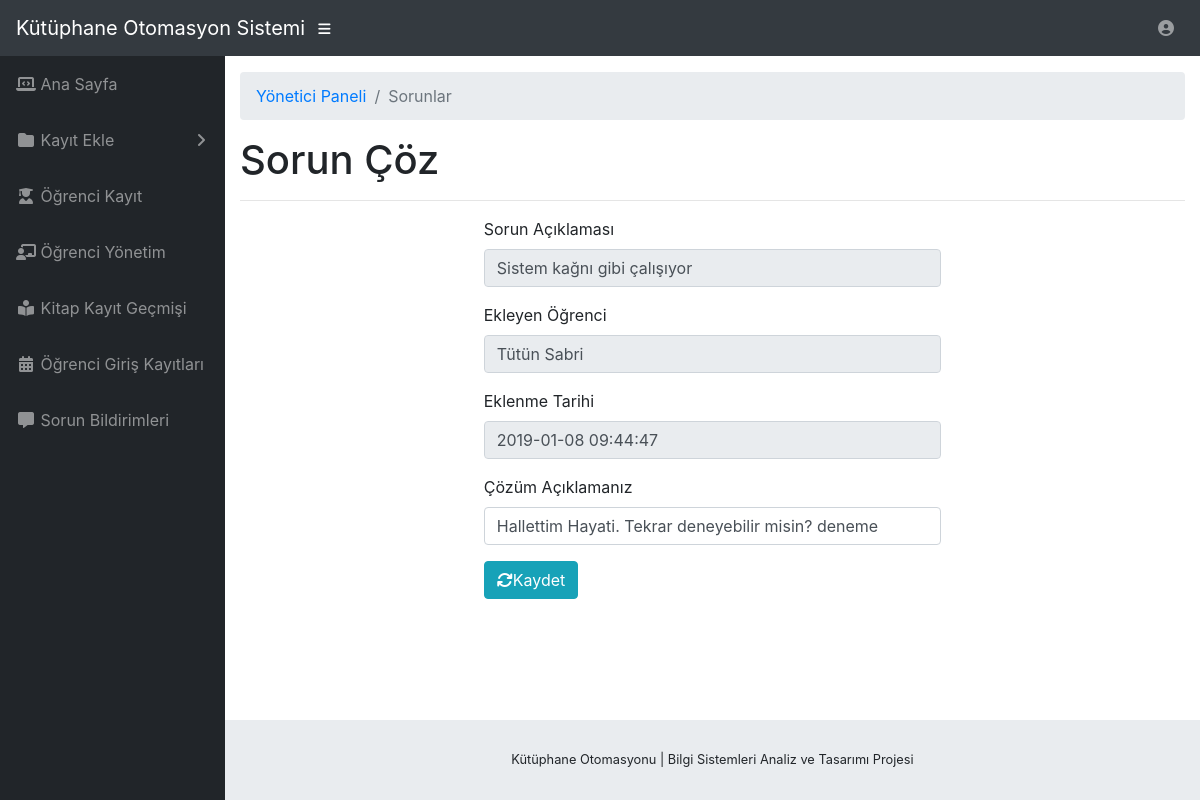
Screenshot of /yonetici/soruncoz.php?id=1 (signed in) with the database file from the repository.
### tables this page shows
CREATE TABLE `sorunlar` (
  `id` int(11) NOT NULL,
  `ogrenciNo` varchar(255) NOT NULL,
  `sorun` text NOT NULL,
  `durum` tinyint(1) NOT NULL,
  `eklemeTarihi` timestamp NOT NULL DEFAULT CURRENT_TIMESTAMP
);

CREATE TABLE `ogrenciler` (
  `ogrenciNo` varchar(255) NOT NULL,
  `parola` varchar(255) NOT NULL,
  `ogrenciAdi` varchar(255) NOT NULL,
  `pinKodu` varchar(255) NOT NULL,
  `akts` decimal(10,2) NOT NULL,
  `olusturmaTarihi` timestamp NOT NULL DEFAULT CURRENT_TIMESTAMP,
  `guncellemeTarihi` varchar(255) NOT NULL
);

CREATE TABLE `soruncozumleri` (
  `id` int(11) NOT NULL,
  `sorunid` int(11) NOT NULL,
  `yoneticiid` int(11) NOT NULL,
  `cozumaciklamasi` text NOT NULL,
  `eklemeTarihi` timestamp NOT NULL DEFAULT CURRENT_TIMESTAMP
);

### yonetici/soruncoz.php (the view, shortened to what this page needs)
<?php
include('gereksinim/baglanti.php');
if(strlen($_SESSION['alogin'])==0)
    {
header('location:index.php');
}
else{
$sorunid=intval($_GET['id']);
?>
<!DOCTYPE html>
<html lang="en">
  <head>
    <link href="../../vendor/bootstrap/css/bootstrap.min.css" rel="stylesheet">
    <link href="../../vendor/fontawesome-free/css/all.min.css" rel="stylesheet" type="text/css">
    <link href="../../vendor/datatables/dataTables.bootstrap4.css" rel="stylesheet">
    <link href="../css/sb-admin.css" rel="stylesheet">
  </head>
  <body id="page-top">
    <nav class="navbar navbar-expand navbar-dark bg-dark static-top">
      <a class="navbar-brand mr-1" href="anasayfa.php">Kütüphane Otomasyon Sistemi</a>
      <button class="btn btn-link btn-sm text-white order-1 order-sm-0" id="sidebarToggle" href="#">
        <i class="fas fa-bars"></i>
      </button>
      <?php include('gereksinim/ustcubuk.php');?>
    </nav>
    <div id="wrapper">
      <?php include('gereksinim/kenarcubuk.php');?>
      <div id="content-wrapper">
        <div class="container-fluid">
          <ol class="breadcrumb">
            <li class="breadcrumb-item">
              <a href="anasayfa.php">Yönetici Paneli</a>
            </li>
            <li class="breadcrumb-item active">Sorunlar</li>
          </ol>
          <h1>Sorun Çöz</h1>
          <hr>
            <div class="row" >
                  <div class="col-md-3"></div>
                    <div class="col-md-6">
                        <div class="panel panel-default">
                        <div class="panel-body">
                       <form name="dept" method="post">
<?php
$sql=mysqli_query($con,"select sorunlar.eklemeTarihi soruneklemeTarihi, sorunlar.sorun sorunAciklamasi, ogrenciAdi, cozumaciklamasi from sorunlar left join ogrenciler on sorunlar.ogrenciNo=ogrenciler.ogrenciNo left join soruncozumleri on sorunlar.id=soruncozumleri.sorunid where sorunlar.id='$sorunid'");
$row=mysqli_fetch_array($sql);
?>
   <div class="form-group">
    <label for="kurskodu">Sorun Açıklaması</label>
    <input type="text" class="form-control" id="sorunaciklamasi" name="sorunaciklamasi" placeholder="" value="<?php echo htmlentities($row['sorunAciklamasi']);?>" readonly />
  </div>
 <div class="form-group">
    <label for="kursadi">Ekleyen Öğrenci</label>
    <input type="text" class="form-control" id="ekleyenogrenci" name="ekleyenogrenci" placeholder="" value="<?php echo htmlentities($row['ogrenciAdi']);?>" readonly />
  </div>
<div class="form-group">
    <label for="kursseviyesi">Eklenme Tarihi</label>
    <input type="text" class="form-control" id="soruneklemetarihi" name="soruneklemetarihi" placeholder="" value="<?php echo htmlentities($row['soruneklemeTarihi']);?>" readonly />
  </div>
<div class="form-group">
    <label for="kontenjan">Çözüm Açıklamanız</label>
    <input type="text" class="form-control" id="cozumaciklamasi" name="cozumaciklamasi" placeholder="Çözüm Açıklamanızı Yazınız" value="<?php echo htmlentities($row['cozumaciklamasi']);?>" required />
  </div>
 <button type="submit" name="submit" class="btn btn-info"><i class=" fa fa-refresh "></i>Kaydet</button>
</form>
                            </div>
                            </div>
                    </div>
                </div>
        </div>
        <?php include('gereksinim/altyazi.php');?>
      </div>
    </div>
  </body>
</html>
<?php } ?>

### css/sb-admin.css (style rules this page uses)
html { position: relative; min-height: 100%; }
body { height: 100%; }
#wrapper { display: -webkit-box; display: -ms-flexbox; display: flex; }
#wrapper #content-wrapper { overflow-x: hidden; width: 100%; padding-top: 1rem; padding-bottom: 80px; }
:root { --input-padding-x: 0.75rem; --input-padding-y: 0.75rem; }

### rows the page displays
sorunlar: sorunaciklamasi "Sistem kağnı gibi çalışıyor", ekleyenogrenci "Tütün Sabri", soruneklemetarihi "2019-01-08 09:44:47", cozumaciklamasi "Hallettim Hayati. Tekrar deneyebilir misin? deneme"
